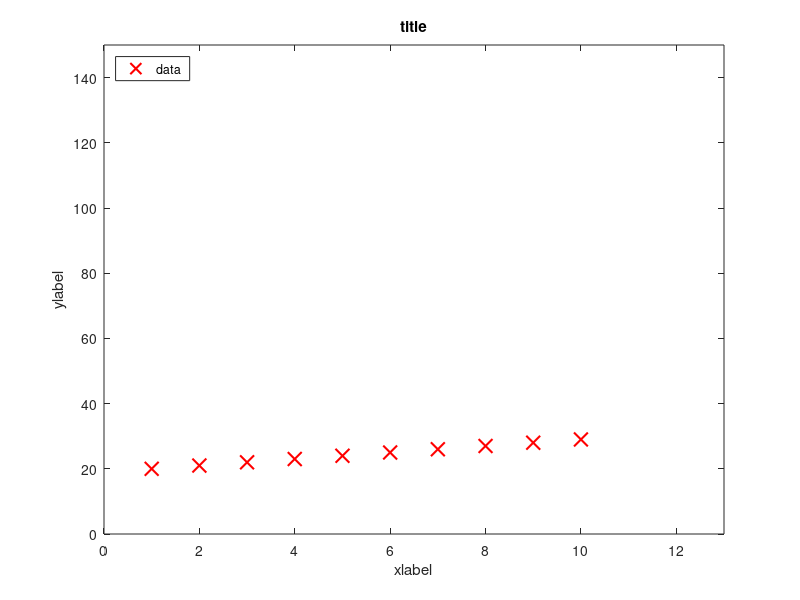

This figure's MATLAB source:
#!/usr/local/octave/3.8.0/bin/octave -qf 
% Author    : Bhishan Poudel 
% Date      : Jun 24, 2016

%% plotting
%%==================================

%% data
x = 1:10
y = 20:29

plot(x, y, 'rx', 'MarkerSize', 10, 'LineWidth', 1.5);

# title and axes labels
title('title')
xlabel('xlabel')
ylabel('ylabel')

legend({'data ', 'hypothesis '},  'Location', 'NorthWest');


# axes limit
axis([0 13 0 150])


pause;

